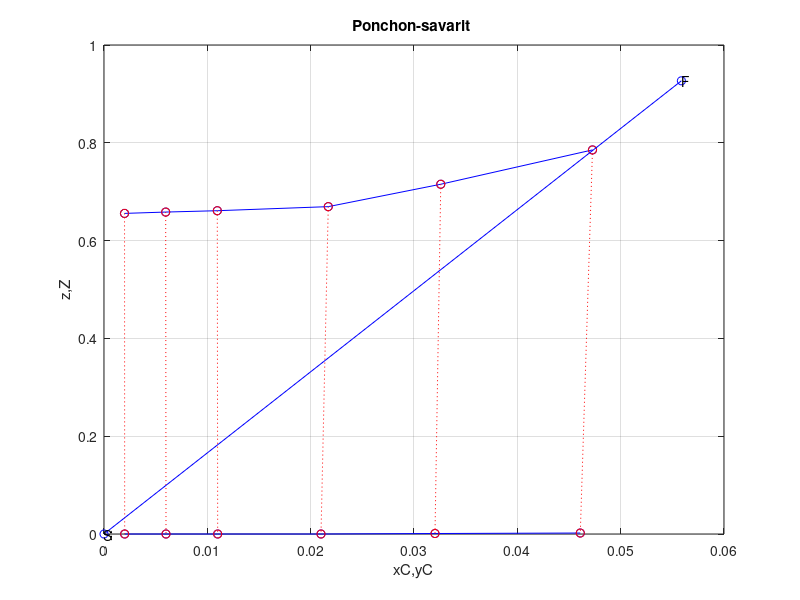

Source code (MATLAB):
clc;
clear;
wA = [0.002 0.001 0.0 0.0 0.0 0.0];
wB = [0.952 0.967 0.979 0.989 0.994 0.998];
wC = [0.046 0.032 0.021 0.011 0.006 0.002];
wA_dash = [0.432 0.417 0.401 0.398 0.397 0.396];
wB_dash = [0.524 0.564 0.586 0.5954 0.5994 0.6028];
wC_dash = [0.026 0.019 0.013 0.0066 0.0036 0.0012];

%SETTING UP THE UNDERFLOW AND OVERFLOW
 for i = 1:length(wA)
    xc(i) = (wC_dash(i))/(wC_dash(i)+wB_dash(i));
    z(i) = (wA_dash(i))/(wB_dash(i)+wC_dash(i));
    Z(i) = (wA(i))/(wB(i)+wC(i));
    yc(i) = (wC(i))/(wC(i)+wB(i));
 end     

%plotting in right triangular system
 figure(1)
 plot(xc, z, 'bo-'); grid on; hold on;

 plot(yc, Z, 'bo-'); grid on; hold on;
 xlabel('xC,yC'); ylabel('z,Z');
 title('Ponchon-savarit ');

%plotting the tie lines
for i = 1:length(xc)
   plot([xc(i) yc(i)],[z(i) Z(i)], 'ro:');grid on; hold on;
end   

F=400;
S=500;
F_desh=400*(1-.48); %solid free
S_desh=S;  %solid free
M1_desh=F_desh+S_desh;
Zf_desh=48.1/(49+2.9);
Xcf=2.9/(2.9+49);
Zs=0;

%plotting FS line
 F1 = [Xcf,Zf_desh];
 S1 = [0 0];
%  plot(F1, S1, 'go-');grid on; hold on;
 plot([0 Xcf], [0 Zf_desh],'bo-');grid on; hold on;
 text(Xcf,Zf_desh ,'F');
 text(0, 0,'S');

 %DETERMINING THE UNDEFLOW AND OVERFLOW POINTS
    p1 = polyfit(xc, z, 1);
    Ly = polyval(p1,xc);
    p2 = polyfit(yc, Z, 1);
    Vy = polyval(p2,z);

    M1_desh=F_desh+S_desh;
    M1x=(F_desh*Zf_desh+S_desh*Zs)/M1_desh; %x cor of M1_desh
    slop=Zf_desh/Xcf;
    M1y=slop*M1x;
    text(M1x,M1y ,'M1_desh');
    
%     a6 = plot([…..],[…..], '--ok');
%     text(xM, Ly, ['L' num2str(i) '']); 
%     text(xM, Vy, ['V' num2str(i) '']);